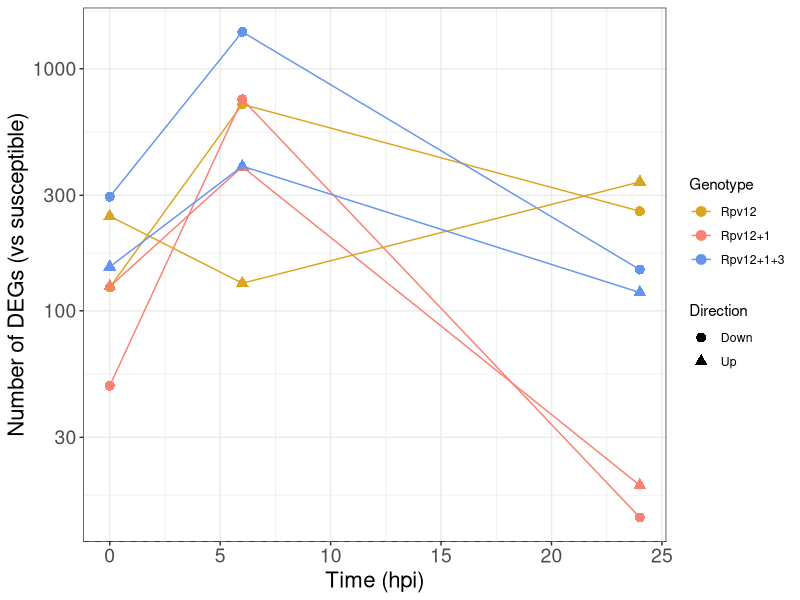
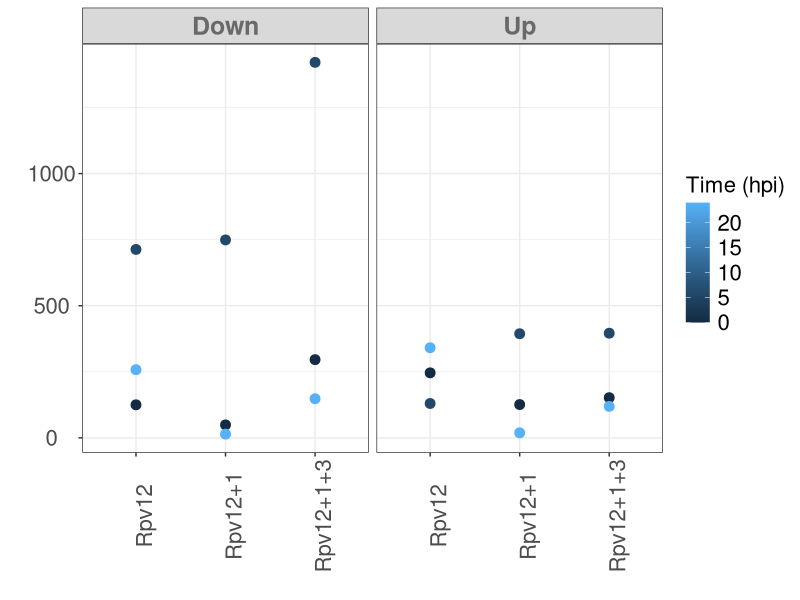

Generate these figures, in order, with R:
######################################## COUNTS OF DEGs #################
library(stats)
library(dplyr)
library(emmeans)
library(ggplot2)

##########################################################################
####### 3 GENOTYPES #######################

DEGs <- c(125,713,258,246,130,341,49,749,14,126,394,19,296,1421,148,152,396,119)
genotype <- c(rep("Rpv12",6),rep("Rpv12+1",6),rep("Rpv12+1+3",6))
timing <- rep(c(0,6,24),6)
direction <- rep(c("Down","Down","Down","Up","Up","Up"),3)
myCountDF <- as.data.frame(cbind(DEGs, genotype, timing, direction))

myCountDF$DEGs <- as.numeric(myCountDF$DEGs)
myCountDF$genotype <- factor(myCountDF$genotype)
myCountDF$timing <- factor(myCountDF$timing)
myCountDF$direction <- factor(myCountDF$direction)

str(myCountDF)

m1 <- glm(
  DEGs ~ genotype + timing + direction,
  family = quasipoisson(link = "log"),
  data = myCountDF
)

sum(residuals(m1, type="pearson")^2) / df.residual(m1) # 130.4372 

summary(m1)
# Coefficients:
# Estimate Std. Error t value Pr(>|t|)    
# (Intercept)         5.3451     0.4381  12.200 4.02e-08 ***
# genotypeRpv12+1    -0.2941     0.4105  -0.717  0.48735    
# genotypeRpv12+1+3   0.3340     0.3514   0.951  0.36054    
# timing24           -0.1005     0.5257  -0.191  0.85164    
# timing6             1.3418     0.4068   3.298  0.00636 ** 
# directionUp        -0.6740     0.3200  -2.106  0.05692 .  

# The model analyzes how much each resistant genotype diverges from the susceptible over time.
# The susceptible control defines the zero point, not a modeled group.
# The significant timing effect means that divergence from the susceptible changes strongly across infection time.
# The direction trend suggests more suppression than activation relative to the susceptible.
# The genotype effect being nonsignificant implies similar total transcriptomic divergence among resistant genotypes (differences may still occur in which genes, but not in the number).

anova(m1, test = "F")
# Df Deviance Resid. Df Resid. Dev       F   Pr(>F)   
# NULL                         17     5097.0                    
# genotype   2   370.79        15     4726.2  1.4213 0.279262   
# timing     2  2652.62        13     2073.6 10.1682 0.002612 **
# direction  1   611.90        12     1461.7  4.6911 0.051169 . 

# Timing significantly affects DEG counts (p < 0.001), while the effect of direction is weaker (p ≈ 0.1).
# Infection time greatly affects DEG counts

myCountDF$timing <- as.numeric(as.character(myCountDF$timing))

ggplot(myCountDF, aes(x = timing, y = DEGs,
                      color = genotype, shape = direction, group = interaction(genotype, direction))) +
  geom_point(size = 3) +
  geom_line() +
  geom_hline(yintercept = 0, linetype = "dashed") +
  scale_color_manual(values = c("Rpv12" = "goldenrod",
                                "Rpv12+1" = "salmon",
                                "Rpv12+1+3" = "cornflowerblue")) +
  scale_y_log10() +
  theme_bw() +
  labs(
    y = "Number of DEGs (vs susceptible)",
    x = "Time (hpi)",
    color = "Genotype",
    shape = "Direction"
  ) +
  theme(
    legend.position = "right",
    axis.text = element_text(size = 14),
    axis.title = element_text(size = 16)
  )

# DEGs_time_direction_genotypes.jpg

################## Q: Does the number of DEGs systematically increases with the number of loci. ##############
myCountDF$loci <- as.numeric(factor(myCountDF$genotype,
                                    levels = c("Rpv12", "Rpv12+1", "Rpv12+1+3")))
# loci = 1, 2, 3
m_loci <- glm(
  DEGs ~ loci + timing + direction,
  family = quasipoisson(link = "log"),
  data = myCountDF
)

summary(m_loci)
# Coefficients:
# Estimate Std. Error t value Pr(>|t|)    
# (Intercept)  5.84825    0.68044   8.595 5.89e-07 ***
# loci         0.19049    0.27868   0.684    0.505    
# timing      -0.02288    0.02406  -0.951    0.358    
# directionUp -0.67398    0.47683  -1.413    0.179    

# The non-significant loci trend means the overall DEG counts are not simply scaling with the number of introgressed loci.
# Across all time points and regulation directions, the total number of DEGs did not significantly increase with the number of introgressed loci (p = 0.505), although the direction of the slope (β = +0.19) suggested a mild upward trend (~21% more DEGs per additional locus).

## total transcriptional responsiveness differs by genotype/time - no direction 
agg <- aggregate(DEGs ~ genotype + timing, data = myCountDF, sum)
m_simple <- glm(DEGs ~ genotype * timing, family = quasipoisson, data = agg)
anova(m_simple, test = "F")
summary(m_simple)
# not significant
# That means the overall number of DEGs is not systematically explained by genotype, time, or up/down direction in a global sense.

library(ggplot2)

# svg("/home/veve/Dropbox/MendelUni_Vinselect/draft/Sections_by_VK/PLANT_BIOTECH_J/DGE_counts.svg", width = 14, height = 8)
par(mfrow=c(1,1), mar=c(5.5,3,1.5,1), mgp=c(2,0.75,0), cex.main=0.9, cex.lab=1, cex.axis=1)
ggplot(myCountDF, aes(x = as.factor(genotype), y = as.double(DEGs))) +
  geom_point(size = 3, aes(colour = timing)) +  # Boxplot aggregated by time_group
  labs(x = "", y = "", color = "Time (hpi)") +
  theme_bw() + theme(axis.text.x = element_text(angle = 90, hjust = 0.5, size=16), axis.text.y = element_text(hjust = 0.5, size=16), strip.text.x = element_text(size = 18, colour = "dimgray", face = "bold"), legend.text = element_text(size=16), legend.title=element_text(size=16)) + facet_wrap(~direction)
# dev.off()
# DEGs_direction_timing_genotypes.jpg

########################### timing effect separately per genotype ########
# Loop through cultivars
for (g in unique(myCountDF$genotype)) {
  cat("\n###", g, "###\n")
  df_sub <- myCountDF %>% filter(genotype == g)
  
  m_sub <- glm(
    DEGs ~ timing + direction,
    family = quasipoisson(link = "log"),
    data = df_sub
  )
  
  print(summary(m_sub))
  print(anova(m_sub, test = "F"))
}


### Rpv12 ###

# Call:
# glm(formula = DEGs ~ timing + direction, family = quasipoisson(link = "log"), data = df_sub)
# Coefficients:
# Estimate Std. Error t value Pr(>|t|)   
# (Intercept)  5.83038    0.55735  10.461  0.00186 **
# timing       0.00680    0.03258   0.209  0.84806   
# directionUp -0.42435    0.69066  -0.614  0.58240   
  
# (Dispersion parameter for quasipoisson family taken to be 206.7559)
# Null deviance: 684.00  on 5  degrees of freedom
# Residual deviance: 595.27  on 3  degrees of freedom
# AIC: NA

# Df Deviance Resid. Df Resid. Dev      F Pr(>F)
# NULL                          5     684.00              
# timing     1    8.915         4     675.09 0.0431 0.8488
# direction  1   79.816         3     595.27 0.3860 0.5784

### Rpv12+1 ###

# Call:
# glm(formula = DEGs ~ timing + direction, family = quasipoisson(link = "log"), data = df_sub)
# Coefficients:
# Estimate Std. Error t value Pr(>|t|)   
# (Intercept)  5.99031    0.86988   6.886  0.00627 **
# timing      -0.05083    0.07361  -0.691  0.53946   
# directionUp -0.40978    1.20880  -0.339  0.75695   
# (Dispersion parameter for quasipoisson family taken to be 473.3659)
# Null deviance: 1773.9  on 5  degrees of freedom
# Residual deviance: 1443.9  on 3  degrees of freedom
# AIC: NA

# Df Deviance Resid. Df Resid. Dev      F Pr(>F)
# NULL                          5     1773.9              
# timing     1  274.457         4     1499.4 0.5798 0.5018
# direction  1   55.548         3     1443.8 0.1173 0.7545

### Rpv12+1+3 ###

# Call:
# glm(formula = DEGs ~ timing + direction, family = quasipoisson(link = "log"), data = df_sub)

# Coefficients:
# Estimate Std. Error t value Pr(>|t|)   
# (Intercept)  6.71943    0.61468  10.932  0.00164 **
# timing      -0.03440    0.04968  -0.692  0.53847   
# directionUp -1.02823    0.99816  -1.030  0.37874   
# (Dispersion parameter for quasipoisson family taken to be 489.4913)
# Null deviance: 2268.3  on 5  degrees of freedom
# Residual deviance: 1415.6  on 3  degrees of freedom
# AIC: NA

# Df Deviance Resid. Df Resid. Dev      F Pr(>F)
# NULL                          5     2268.3              
# timing     1   262.56         4     2005.8 0.5364 0.5170
# direction  1   590.13         3     1415.6 1.2056 0.3524

######## Compare cultivars at the same time point
for (t in unique(myCountDF$timing)) {
  cat("\n### Time:", t, "hpi ###\n")
  df_sub <- myCountDF %>% filter(timing == t)
  
  m_sub <- glm(
    DEGs ~ genotype + direction,
    family = quasipoisson(link = "log"),
    data = df_sub
  )
  
  print(summary(m_sub))
  print(anova(m_sub, test = "F"))
  
  emm <- emmeans(m_sub, ~ genotype | direction)
  print(pairs(emm, adjust = "tukey"))
}

### Time: 0 hpi ###
# Call: glm(formula = DEGs ~ genotype + direction, family = quasipoisson(link = "log"), data = df_sub)
# Coefficients:
# Estimate Std. Error t value Pr(>|t|)   
# (Intercept)         5.1672     0.4726  10.933  0.00826 **
# genotypeRpv12+1    -0.7514     0.7015  -1.071  0.39624   
# genotypeRpv12+1+3   0.1886     0.5370   0.351  0.75899   
# directionUp         0.1088     0.4860   0.224  0.84370   
# (Dispersion parameter for quasipoisson family taken to be 58.52073)
# Null deviance: 253.16  on 5  degrees of freedom
# Residual deviance: 119.45  on 2  degrees of freedom
# AIC: NA
# Df Deviance Resid. Df Resid. Dev      F Pr(>F)
# NULL                          5     253.16              
# genotype   2  130.779         3     122.38 1.1174 0.4723
# direction  1    2.935         2     119.44 0.0502 0.8436

# direction = Down:
# contrast                estimate    SE  df z.ratio p.value
# Rpv12 - (Rpv12+1)          0.751 0.702 Inf   1.071  0.5320
# Rpv12 - (Rpv12+1+3)       -0.189 0.537 Inf  -0.351  0.9343
# (Rpv12+1) - (Rpv12+1+3)   -0.940 0.682 Inf  -1.378  0.3522

# direction = Up:
# contrast                estimate    SE  df z.ratio p.value
# Rpv12 - (Rpv12+1)          0.751 0.702 Inf   1.071  0.5320
# Rpv12 - (Rpv12+1+3)       -0.189 0.537 Inf  -0.351  0.9343
# (Rpv12+1) - (Rpv12+1+3)   -0.940 0.682 Inf  -1.378  0.3522

### Time: 6 hpi ###
# Call: glm(formula = DEGs ~ genotype + direction, family = quasipoisson(link = "log"), data = df_sub)
# Coefficients:
# Estimate Std. Error t value Pr(>|t|)   
# (Intercept)         6.4600     0.2606  24.792  0.00162 **
# genotypeRpv12+1     0.3044     0.3319   0.917  0.45586   
# genotypeRpv12+1+3   0.7680     0.3047   2.521  0.12789   
# directionUp        -1.1422     0.2768  -4.126  0.05403 . 
# (Dispersion parameter for quasipoisson family taken to be 53.45317)
# Null deviance: 1553.28  on 5  degrees of freedom
# Residual deviance:  105.63  on 2  degrees of freedom
# AIC: NA
# Df Deviance Resid. Df Resid. Dev      F  Pr(>F)  
# NULL                          5    1553.28                 
# genotype   2   383.79         3    1169.49  3.590 0.21787  
# direction  1  1063.86         2     105.63 19.903 0.04675 *

# direction = Down:
# contrast                estimate    SE  df z.ratio p.value
# Rpv12 - (Rpv12+1)         -0.304 0.332 Inf  -0.917  0.6294
# Rpv12 - (Rpv12+1+3)       -0.768 0.305 Inf  -2.521  0.0314*
# (Rpv12+1) - (Rpv12+1+3)   -0.464 0.276 Inf  -1.679  0.2131

# direction = Up:
# contrast                estimate    SE  df z.ratio p.value
# Rpv12 - (Rpv12+1)         -0.304 0.332 Inf  -0.917  0.6294
# Rpv12 - (Rpv12+1+3)       -0.768 0.305 Inf  -2.521  0.0314*
# (Rpv12+1) - (Rpv12+1+3)   -0.464 0.276 Inf  -1.679  0.2131

### Time: 24 hpi ###
# Call: glm(formula = DEGs ~ genotype + direction, family = quasipoisson(link = "log"), data = df_sub)
# Coefficients:
# Estimate Std. Error t value Pr(>|t|)    
# (Intercept)         5.6342     0.1305  43.187 0.000536 ***
# genotypeRpv12+1    -2.8988     0.4304  -6.736 0.021339 *  
# genotypeRpv12+1+3  -0.8080     0.1771  -4.562 0.044838 *  
# directionUp         0.1314     0.1609   0.817 0.499782    
# (Dispersion parameter for quasipoisson family taken to be 5.793023)
# Null deviance: 637.94  on 5  degrees of freedom
# Residual deviance:  11.58  on 2  degrees of freedom
# AIC: NA
# Df Deviance Resid. Df Resid. Dev       F  Pr(>F)  
# NULL                          5     637.94                  
# genotype   2   622.48         3      15.45 53.7268 0.01827 *
# direction  1     3.87         2      11.58  0.6689 0.49938  

# direction = Down:
# contrast                estimate    SE  df z.ratio p.value
# Rpv12 - (Rpv12+1)          2.899 0.430 Inf   6.736  <.0001
# Rpv12 - (Rpv12+1+3)        0.808 0.177 Inf   4.562  <.0001
# (Rpv12+1) - (Rpv12+1+3)   -2.091 0.444 Inf  -4.708  <.0001

# direction = Up:
# contrast                estimate    SE  df z.ratio p.value
# Rpv12 - (Rpv12+1)          2.899 0.430 Inf   6.736  <.0001
# Rpv12 - (Rpv12+1+3)        0.808 0.177 Inf   4.562  <.0001
# (Rpv12+1) - (Rpv12+1+3)   -2.091 0.444 Inf  -4.708  <.0001

##########################################################################################################
################# ACROSS GROUPS OF GENE CATEGORIES ##########################

DEGsBig <- read.csv("data_files/DEGs_perGroup_timing_direction.csv", sep="\t")

### Abbreviations
## Timing (gene category):
# IEV - significant DE change at 0, or 0 and 6 hpi
# ER - significant DE change at 6 and 24 hpi
# LR - significant DE change at 24 hpi
# TRS - significant DE change at 6 hpi
# Sch - significant DE change maintained over the time (0, 6 and 24 hpi)
## Groups
# I - pattern of timing (gene category) shared across all 3 genotypes
# II - shared by Rpv12 and Rpv12+1
# III - shared by Rpv12+1 and Rpv12+1+3
# IV - shared by Rpv12 and Rpv12+1+3
# Va - specific to Rpv12
# Vb - specific to Rpv12+1
# Vc - specific to Rpv12+1+3
# VI - complex patterns across cultivars

# Full model with all 2-way interactions (avoid 3-way to keep df > 0)
totalDEGs_perGroup <- aggregate(DEGsBig$DEGs, by = list(DEGsBig$groups), FUN=sum)
colnames(totalDEGs_perGroup) <-c("Group", "totalDEGs")
# Group    totalDEGs
# 1       I   97
# 2      II  141
# 3     III  227
# 4      IV  324
# 5      Va  668
# 6      Vb  586
# 7      Vc 1084
sum(totalDEGs_perGroup$totalDEGs)
# 3 127 - simple DE patterns

# DEGs = counts   = number of DE genes in the cell (integer)
# total   = total DEGs for that stratum (the denominator/exposure)
# timing, genotype, direction = predictors (factors)
# to test proportion of DEGs per category

mqb <- glm(
  cbind(DEGs, total_per_group - DEGs) ~ timing + groups + direction,
  family = quasibinomial(link = "logit"),
  data = DEGsBig
)

summary(mqb)
# Coefficients:
# Estimate Std. Error t value Pr(>|t|)    
# (Intercept) -4.554e+00  1.285e+00  -3.545 0.000784 ***
# timingIEV    2.623e+00  1.059e+00   2.478 0.016140 *  
# timingLR     2.275e+00  1.073e+00   2.120 0.038253 *  
# timingSch   -1.246e-01  1.480e+00  -0.084 0.933194    
# timingTSR    4.407e+00  1.032e+00   4.272  7.3e-05 ***
# groupsII     1.205e-12  1.036e+00   0.000 1.000000    
# groupsIII    3.739e-11  9.527e-01   0.000 1.000000    
# groupsIV     1.849e-11  9.090e-01   0.000 1.000000    
# groupsVa     7.707e-11  8.533e-01   0.000 1.000000    
# groupsVb     8.232e-12  8.609e-01   0.000 1.000000    
# groupsVc    -4.305e-12  8.323e-01   0.000 1.000000    
# directionUp -1.146e+00  2.976e-01  -3.849 0.000298 ***
# Dispersion parameter for quasibinomial family taken to be 43.8516

anova(mqb, test = "F")
#Df Deviance Resid. Df Resid. Dev      F    Pr(>F)    
# NULL                         69     7649.9                     
# timing     4   4776.4        65     2873.5 27.231 9.679e-13 ***
# groups     6      0.0        59     2873.5  0.000 1.0000000    
# direction  1    705.8        58     2167.6 16.096 0.0001747 ***

# Timing: Highly significant — the relative proportion of DEGs differs strongly across infection phases. 
# → Indicates major temporal structure in transcriptomic responses (some phases have far more DEGs).

# Direction: Significant — upregulated vs downregulated genes differ in prevalence.
# → Downregulated genes dominate globally.

# Groups: Non-significant — the pattern of shared vs specific DEGs across cultivars does not affect overall DEG proportions.

emm <- emmeans(mqb, ~ timing | direction)
pairs(emm, adjust = "tukey")  
## direction = Down:
# contrast  estimate    SE  df z.ratio p.value
# ER - IEV    -2.623 1.060 Inf  -2.478  0.0956
# ER - LR     -2.275 1.070 Inf  -2.120  0.2112
# ER - Sch     0.125 1.480 Inf   0.084  1.0000
# ER - TSR    -4.407 1.030 Inf  -4.272  0.0002
# IEV - LR     0.348 0.463 Inf   0.753  0.9437
# IEV - Sch    2.748 1.120 Inf   2.453  0.1015
# IEV - TSR   -1.784 0.356 Inf  -5.010  <.0001
# LR - Sch     2.400 1.130 Inf   2.117  0.2128
# LR - TSR    -2.133 0.397 Inf  -5.374  <.0001
# Sch - TSR   -4.532 1.090 Inf  -4.140  0.0003

## direction = Up:
# contrast  estimate    SE  df z.ratio p.value
# ER - IEV    -2.623 1.060 Inf  -2.478  0.0956
# ER - LR     -2.275 1.070 Inf  -2.120  0.2112
# ER - Sch     0.125 1.480 Inf   0.084  1.0000
# ER - TSR    -4.407 1.030 Inf  -4.272  0.0002
# IEV - LR     0.348 0.463 Inf   0.753  0.9437
# IEV - Sch    2.748 1.120 Inf   2.453  0.1015
# IEV - TSR   -1.784 0.356 Inf  -5.010  <.0001
# LR - Sch     2.400 1.130 Inf   2.117  0.2128
# LR - TSR    -2.133 0.397 Inf  -5.374  <.0001
# Sch - TSR   -4.532 1.090 Inf  -4.140  0.0003

# Results are averaged over the levels of: groups 

## Interpretation:
# Significant timing → certain transcriptomic phases dominate (e.g., TRS vs. IEV).
# Significant direction → asymmetric up/down regulation.
# Nonsignificant groups

######## Compare groups at the same time point
for (t in unique(DEGsBig$timing)) {
  cat("\n### Time:", t, "hpi ###\n")
  df_sub <- DEGsBig %>% filter(timing == t)
  
  m_sub <- glm(
    DEGs ~ groups + direction,
    family = quasipoisson(link = "log"),
    data = df_sub
  )
  
  print(summary(m_sub))
  print(anova(m_sub, test = "F"))
  
  emm <- emmeans(m_sub, ~ groups | direction)
  print(pairs(emm, adjust = "tukey"))
}

### Time: IEV (0 or 0+6 hpi) ###
# Call: glm(formula = DEGs ~ groups + direction, family = quasipoisson(link = "log"), data = df_sub)
# Coefficients:
# Estimate Std. Error t value Pr(>|t|)
# (Intercept)   0.3516     2.4305   0.145    0.890
# groupsII      1.2040     2.7626   0.436    0.678
# groupsIII     0.6931     2.9675   0.234    0.823
# groupsIV      1.9924     2.5829   0.771    0.470
# groupsVa      4.1537     2.4419   1.701    0.140
# groupsVb      3.5458     2.4577   1.443    0.199
# groupsVc      4.1897     2.4413   1.716    0.137
# directionUp   0.1050     0.3637   0.289    0.783

# (Dispersion parameter for quasipoisson family taken to be 17.61246)
# Null deviance: 758.33  on 13  degrees of freedom
# Residual deviance: 109.39  on  6  degrees of freedom
# AIC: NA

# Df Deviance Resid. Df Resid. Dev      F  Pr(>F)  
# NULL                         13     758.33                 
# groups     6   647.48         7     110.86 6.1271 0.02214 *
# direction  1     1.47         6     109.39 0.0834 0.78246  

# direction = Down:
# contrast estimate    SE  df z.ratio p.value
# I - II     -1.204 2.760 Inf  -0.436  0.9995
# I - III    -0.693 2.970 Inf  -0.234  1.0000
# I - IV     -1.992 2.580 Inf  -0.771  0.9876
# I - Va     -4.154 2.440 Inf  -1.701  0.6154
# I - Vb     -3.546 2.460 Inf  -1.443  0.7785
# I - Vc     -4.190 2.440 Inf  -1.716  0.6051
# II - III    0.511 2.170 Inf   0.236  1.0000
# II - IV    -0.788 1.600 Inf  -0.493  0.9990
# II - Va    -2.950 1.360 Inf  -2.167  0.3138
# II - Vb    -2.342 1.390 Inf  -1.685  0.6259
# II - Vc    -2.986 1.360 Inf  -2.195  0.2981
# III - IV   -1.299 1.930 Inf  -0.672  0.9941
# III - Va   -3.461 1.740 Inf  -1.989  0.4217
# III - Vb   -2.853 1.760 Inf  -1.619  0.6700
# III - Vc   -3.497 1.740 Inf  -2.011  0.4078
# IV - Va    -2.161 0.945 Inf  -2.287  0.2500
# IV - Vb    -1.553 0.985 Inf  -1.577  0.6970
# IV - Vc    -2.197 0.943 Inf  -2.330  0.2297
# Va - Vb     0.608 0.511 Inf   1.189  0.8987
# Va - Vc    -0.036 0.426 Inf  -0.085  1.0000
# Vb - Vc    -0.644 0.508 Inf  -1.267  0.8671

# direction = Up:
# contrast estimate    SE  df z.ratio p.value
# I - II     -1.204 2.760 Inf  -0.436  0.9995
# I - III    -0.693 2.970 Inf  -0.234  1.0000
# I - IV     -1.992 2.580 Inf  -0.771  0.9876
# I - Va     -4.154 2.440 Inf  -1.701  0.6154
# I - Vb     -3.546 2.460 Inf  -1.443  0.7785
# I - Vc     -4.190 2.440 Inf  -1.716  0.6051
# II - III    0.511 2.170 Inf   0.236  1.0000
# II - IV    -0.788 1.600 Inf  -0.493  0.9990
# II - Va    -2.950 1.360 Inf  -2.167  0.3138
# II - Vb    -2.342 1.390 Inf  -1.685  0.6259
# II - Vc    -2.986 1.360 Inf  -2.195  0.2981
# III - IV   -1.299 1.930 Inf  -0.672  0.9941
# III - Va   -3.461 1.740 Inf  -1.989  0.4217
# III - Vb   -2.853 1.760 Inf  -1.619  0.6700
# III - Vc   -3.497 1.740 Inf  -2.011  0.4078
# IV - Va    -2.161 0.945 Inf  -2.287  0.2500
# IV - Vb    -1.553 0.985 Inf  -1.577  0.6970
# IV - Vc    -2.197 0.943 Inf  -2.330  0.2297
# Va - Vb     0.608 0.511 Inf   1.189  0.8987
# Va - Vc    -0.036 0.426 Inf  -0.085  1.0000
# Vb - Vc    -0.644 0.508 Inf  -1.267  0.8671

### Time: ER hpi ###

# Call: glm(formula = DEGs ~ groups + direction, family = quasipoisson(link = "log"), data = df_sub)
# Coefficients:
# Estimate Std. Error t value Pr(>|t|)  
# (Intercept)    0.5955     0.6735   0.884   0.4106  
# groupsII      -1.0986     1.3172  -0.834   0.4362  
# groupsIII    -18.6783  4543.8337  -0.004   0.9969  
# groupsIV       1.0986     0.7605   1.445   0.1987  
# groupsVa       0.8473     0.7872   1.076   0.3231  
# groupsVb      -0.4055     1.0413  -0.389   0.7104  
# groupsVc       1.9459     0.7041   2.764   0.0327 * - Rpv12+1+3 specific group
# directionUp   -0.4249     0.3558  -1.194   0.2775  
# (Dispersion parameter for quasipoisson family taken to be 1.301252) - very small - nearly Poisson distr.

# Null deviance: 58.7249  on 13  degrees of freedom
# Residual deviance:  8.9151  on  6  degrees of freedom
# AIC: NA

# Df Deviance Resid. Df Resid. Dev      F  Pr(>F)  
# NULL                         13     58.725                 
# groups     6   47.912         7     10.813 6.1367 0.02205 *
# direction  1    1.898         6      8.915 1.4584 0.27263  

# direction = Down:
# contrast estimate       SE  df z.ratio p.value
# I - II      1.099    1.320 Inf   0.834  0.9814
# I - III    18.678 4540.000 Inf   0.004  1.0000
# I - IV     -1.099    0.760 Inf  -1.445  0.7774
# I - Va     -0.847    0.787 Inf  -1.076  0.9351
# I - Vb      0.405    1.040 Inf   0.389  0.9997
# I - Vc     -1.946    0.704 Inf  -2.764  0.0832
# II - III   17.580 4540.000 Inf   0.004  1.0000
# II - IV    -2.197    1.200 Inf  -1.827  0.5294
# II - Va    -1.946    1.220 Inf  -1.596  0.6852
# II - Vb    -0.693    1.400 Inf  -0.496  0.9989
# II - Vc    -3.045    1.170 Inf  -2.608  0.1236
# III - IV  -19.777 4540.000 Inf  -0.004  1.0000
# III - Va  -19.526 4540.000 Inf  -0.004  1.0000
# III - Vb  -18.273 4540.000 Inf  -0.004  1.0000
# III - Vc  -20.624 4540.000 Inf  -0.005  1.0000
# IV - Va     0.251    0.575 Inf   0.437  0.9995
# IV - Vb     1.504    0.892 Inf   1.687  0.6250
# IV - Vc    -0.847    0.454 Inf  -1.864  0.5042
# Va - Vb     1.253    0.915 Inf   1.370  0.8181
# Va - Vc    -1.099    0.498 Inf  -2.207  0.2917
# Vb - Vc    -2.351    0.844 Inf  -2.785  0.0785

# direction = Up:
# contrast estimate       SE  df z.ratio p.value
# I - II      1.099    1.320 Inf   0.834  0.9814
# I - III    18.678 4540.000 Inf   0.004  1.0000
# I - IV     -1.099    0.760 Inf  -1.445  0.7774
# I - Va     -0.847    0.787 Inf  -1.076  0.9351
# I - Vb      0.405    1.040 Inf   0.389  0.9997
# I - Vc     -1.946    0.704 Inf  -2.764  0.0832
# II - III   17.580 4540.000 Inf   0.004  1.0000
# II - IV    -2.197    1.200 Inf  -1.827  0.5294
# II - Va    -1.946    1.220 Inf  -1.596  0.6852
# II - Vb    -0.693    1.400 Inf  -0.496  0.9989
# II - Vc    -3.045    1.170 Inf  -2.608  0.1236
# III - IV  -19.777 4540.000 Inf  -0.004  1.0000
# III - Va  -19.526 4540.000 Inf  -0.004  1.0000
# III - Vb  -18.273 4540.000 Inf  -0.004  1.0000
# III - Vc  -20.624 4540.000 Inf  -0.005  1.0000
# IV - Va     0.251    0.575 Inf   0.437  0.9995
# IV - Vb     1.504    0.892 Inf   1.687  0.6250
# IV - Vc    -0.847    0.454 Inf  -1.864  0.5042
# Va - Vb     1.253    0.915 Inf   1.370  0.8181
# Va - Vc    -1.099    0.498 Inf  -2.207  0.2917
# Vb - Vc    -2.351    0.844 Inf  -2.785  0.0785


### Time: TSR hpi ###
# Call: glm(formula = DEGs ~ groups + direction, family = quasipoisson(link = "log"), data = df_sub)

#Coefficients:
# Estimate Std. Error t value Pr(>|t|)    
# (Intercept)   4.2752     0.6747   6.337 0.000723 ***
# groupsII      0.3556     0.8755   0.406 0.698760    
# groupsIII     0.9050     0.7956   1.137 0.298732    
# groupsIV      0.9004     0.7962   1.131 0.301241    
# groupsVa      0.8344     0.8040   1.038 0.339366    
# groupsVb      1.6726     0.7317   2.286 0.062288 .  
# groupsVc      2.1821     0.7082   3.081 0.021630 *  
# directionUp  -1.4359     0.3489  -4.116 0.006245 ** 
# (Dispersion parameter for quasipoisson family taken to be 40.11359)
# Null deviance: 2157.61  on 13  degrees of freedom
# Residual deviance:  244.15  on  6  degrees of freedom
# Df Deviance Resid. Df Resid. Dev       F   Pr(>F)   
# NULL                         13    2157.61                    
# groups     6  1048.23         7    1109.39  4.3552 0.048237 * 
# direction  1   865.24         6     244.15 21.5697 0.003525 **

# direction = Down:
# contrast estimate    SE  df z.ratio p.value
# I - II   -0.35555 0.876 Inf  -0.406  0.9997
# I - III  -0.90499 0.796 Inf  -1.137  0.9166
# I - IV   -0.90044 0.796 Inf  -1.131  0.9187
# I - Va   -0.83437 0.804 Inf  -1.038  0.9453
# I - Vb   -1.67257 0.732 Inf  -2.286  0.2507
# I - Vc   -2.18213 0.708 Inf  -3.081  0.0337
# II - III -0.54944 0.706 Inf  -0.778  0.9870
# II - IV  -0.54488 0.706 Inf  -0.771  0.9876
# II - Va  -0.47882 0.715 Inf  -0.669  0.9942
# II - Vb  -1.31702 0.633 Inf  -2.081  0.3639
# II - Vc  -1.82658 0.606 Inf  -3.016  0.0410
# III - IV  0.00456 0.605 Inf   0.008  1.0000
# III - Va  0.07062 0.615 Inf   0.115  1.0000
# III - Vb -0.76758 0.517 Inf  -1.486  0.7536
# III - Vc -1.27714 0.483 Inf  -2.645  0.1128
# IV - Va   0.06606 0.616 Inf   0.107  1.0000
# IV - Vb  -0.77214 0.517 Inf  -1.492  0.7498
# IV - Vc  -1.28169 0.484 Inf  -2.650  0.1115
# Va - Vb  -0.83820 0.529 Inf  -1.583  0.6932
# Va - Vc  -1.34776 0.497 Inf  -2.714  0.0946
# Vb - Vc  -0.50956 0.368 Inf  -1.384  0.8104

# direction = Up:
# contrast estimate    SE  df z.ratio p.value
# I - II   -0.35555 0.876 Inf  -0.406  0.9997
# I - III  -0.90499 0.796 Inf  -1.137  0.9166
# I - IV   -0.90044 0.796 Inf  -1.131  0.9187
# I - Va   -0.83437 0.804 Inf  -1.038  0.9453
# I - Vb   -1.67257 0.732 Inf  -2.286  0.2507
# I - Vc   -2.18213 0.708 Inf  -3.081  0.0337
# II - III -0.54944 0.706 Inf  -0.778  0.9870
# II - IV  -0.54488 0.706 Inf  -0.771  0.9876
# II - Va  -0.47882 0.715 Inf  -0.669  0.9942
# II - Vb  -1.31702 0.633 Inf  -2.081  0.3639
# II - Vc  -1.82658 0.606 Inf  -3.016  0.0410
# III - IV  0.00456 0.605 Inf   0.008  1.0000
# III - Va  0.07062 0.615 Inf   0.115  1.0000
# III - Vb -0.76758 0.517 Inf  -1.486  0.7536
# III - Vc -1.27714 0.483 Inf  -2.645  0.1128
# IV - Va   0.06606 0.616 Inf   0.107  1.0000
# IV - Vb  -0.77214 0.517 Inf  -1.492  0.7498
# IV - Vc  -1.28169 0.484 Inf  -2.650  0.1115
# Va - Vb  -0.83820 0.529 Inf  -1.583  0.6932
# Va - Vc  -1.34776 0.497 Inf  -2.714  0.0946
# Vb - Vc  -0.50956 0.368 Inf  -1.384  0.8104

### Time: LR ###
# Call: glm(formula = DEGs ~ groups + direction, family = quasipoisson(link = "log"), data = df_sub)
# Coefficients:
# Estimate Std. Error t value Pr(>|t|)    
# (Intercept)  -0.0555     0.5761  -0.096  0.92639    
# groupsII      0.4055     0.7416   0.547  0.60428    
# groupsIII    -0.6932     0.9950  -0.697  0.51210    
# groupsIV      3.2958     0.5850   5.634  0.00134 ** 
# groupsVa      4.8714     0.5766   8.448  0.00015 ***
# groupsVb      1.0986     0.6633   1.656  0.14875    
# groupsVc      3.4340     0.5836   5.884  0.00107 ** 
# directionUp   0.1081     0.0825   1.310  0.23812    
# (Dispersion parameter for quasipoisson family taken to be 0.6599888)
# Null deviance: 757.867  on 13  degrees of freedom
# Residual deviance:   4.359  on  6  degrees of freedom
# Df Deviance Resid. Df Resid. Dev        F    Pr(>F)    
# NULL                         13     757.87                       
# groups     6   752.37         7       5.49 189.9965 1.424e-06 ***
# direction  1     1.13         6       4.36   1.7186    0.2378    

# direction = Down:
# contrast estimate    SE  df z.ratio p.value
# I - II     -0.405 0.742 Inf  -0.547  0.9981
# I - III     0.693 0.995 Inf   0.697  0.9928
# I - IV     -3.296 0.585 Inf  -5.634  <.0001
# I - Va     -4.871 0.577 Inf  -8.448  <.0001
# I - Vb     -1.099 0.663 Inf  -1.656  0.6454
# I - Vc     -3.434 0.584 Inf  -5.884  <.0001
# II - III    1.099 0.938 Inf   1.171  0.9051
# II - IV    -2.890 0.482 Inf  -5.998  <.0001
# II - Va    -4.466 0.472 Inf  -9.467  <.0001
# II - Vb    -0.693 0.574 Inf  -1.207  0.8919
# II - Vc    -3.029 0.480 Inf  -6.306  <.0001
# III - IV   -3.989 0.820 Inf  -4.865  <.0001
# III - Va   -5.565 0.814 Inf  -6.836  <.0001
# III - Vb   -1.792 0.877 Inf  -2.042  0.3880
# III - Vc   -4.127 0.819 Inf  -5.040  <.0001
# IV - Va    -1.576 0.121 Inf -12.972  <.0001
# IV - Vb     2.197 0.350 Inf   6.285  <.0001
# IV - Vc    -0.138 0.151 Inf  -0.914  0.9706
# Va - Vb     3.773 0.335 Inf  11.247  <.0001
# Va - Vc     1.437 0.115 Inf  12.523  <.0001
# Vb - Vc    -2.335 0.347 Inf  -6.724  <.0001

# direction = Up:
# contrast estimate    SE  df z.ratio p.value
# I - II     -0.405 0.742 Inf  -0.547  0.9981
# I - III     0.693 0.995 Inf   0.697  0.9928
# I - IV     -3.296 0.585 Inf  -5.634  <.0001
# I - Va     -4.871 0.577 Inf  -8.448  <.0001
# I - Vb     -1.099 0.663 Inf  -1.656  0.6454
# I - Vc     -3.434 0.584 Inf  -5.884  <.0001
# II - III    1.099 0.938 Inf   1.171  0.9051
# II - IV    -2.890 0.482 Inf  -5.998  <.0001
# II - Va    -4.466 0.472 Inf  -9.467  <.0001
# II - Vb    -0.693 0.574 Inf  -1.207  0.8919
# II - Vc    -3.029 0.480 Inf  -6.306  <.0001
# III - IV   -3.989 0.820 Inf  -4.865  <.0001
# III - Va   -5.565 0.814 Inf  -6.836  <.0001
# III - Vb   -1.792 0.877 Inf  -2.042  0.3880
# III - Vc   -4.127 0.819 Inf  -5.040  <.0001
# IV - Va    -1.576 0.121 Inf -12.972  <.0001
# IV - Vb     2.197 0.350 Inf   6.285  <.0001
# IV - Vc    -0.138 0.151 Inf  -0.914  0.9706
# Va - Vb     3.773 0.335 Inf  11.247  <.0001
# Va - Vc     1.437 0.115 Inf  12.523  <.0001
# Vb - Vc    -2.335 0.347 Inf  -6.724  <.0001

### Time: Sch hpi ###
# Call: glm(formula = DEGs ~ groups + direction, family = quasipoisson(link = "log"), data = df_sub)
# Coefficients:
# Estimate Std. Error t value Pr(>|t|)
# (Intercept) -2.030e+01  1.165e+04  -0.002    0.999
# groupsII     1.672e-07  1.647e+04   0.000    1.000
# groupsIII    1.673e-07  1.647e+04   0.000    1.000
# groupsIV     2.260e+01  1.165e+04   0.002    0.999
# groupsVa     2.099e+01  1.165e+04   0.002    0.999
# groupsVb     1.673e-07  1.647e+04   0.000    1.000
# groupsVc     2.224e+01  1.165e+04   0.002    0.999
# directionUp -6.256e-16  3.447e-01   0.000    1.000
# (Dispersion parameter for quasipoisson family taken to be 1.128571)
# Null deviance: 84.6480  on 13  degrees of freedom
# Residual deviance:  8.4021  on  6  degrees of freedom
# Df Deviance Resid. Df Resid. Dev     F   Pr(>F)   
# NULL                         13     84.648                  
# groups     6   76.246         7      8.402 11.26 0.004784 **
# direction  1    0.000         6      8.402  0.00 1.000000   

# direction = Down:
# contrast estimate       SE  df z.ratio p.value
# I - II      0.000 1.65e+04 Inf   0.000  1.0000
# I - III     0.000 1.65e+04 Inf   0.000  1.0000
# I - IV    -22.600 1.16e+04 Inf  -0.002  1.0000
# I - Va    -20.991 1.16e+04 Inf  -0.002  1.0000
# I - Vb      0.000 1.65e+04 Inf   0.000  1.0000
# I - Vc    -22.244 1.16e+04 Inf  -0.002  1.0000
# II - III    0.000 1.65e+04 Inf   0.000  1.0000
# II - IV   -22.600 1.16e+04 Inf  -0.002  1.0000
# II - Va   -20.991 1.16e+04 Inf  -0.002  1.0000
# II - Vb     0.000 1.65e+04 Inf   0.000  1.0000
# II - Vc   -22.244 1.16e+04 Inf  -0.002  1.0000
# III - IV  -22.600 1.16e+04 Inf  -0.002  1.0000
# III - Va  -20.991 1.16e+04 Inf  -0.002  1.0000
# III - Vb    0.000 1.65e+04 Inf   0.000  1.0000
# III - Vc  -22.244 1.16e+04 Inf  -0.002  1.0000
# IV - Va     1.609 5.82e-01 Inf   2.766  0.0827
# IV - Vb    22.600 1.16e+04 Inf   0.002  1.0000
# IV - Vc     0.357 3.70e-01 Inf   0.963  0.9617
# Va - Vb    20.991 1.16e+04 Inf   0.002  1.0000
# Va - Vc    -1.253 6.02e-01 Inf  -2.080  0.3646
# Vb - Vc   -22.244 1.16e+04 Inf  -0.002  1.0000

# direction = Up:
# contrast estimate       SE  df z.ratio p.value
# I - II      0.000 1.65e+04 Inf   0.000  1.0000
# I - III     0.000 1.65e+04 Inf   0.000  1.0000
# I - IV    -22.600 1.16e+04 Inf  -0.002  1.0000
# I - Va    -20.991 1.16e+04 Inf  -0.002  1.0000
# I - Vb      0.000 1.65e+04 Inf   0.000  1.0000
# I - Vc    -22.244 1.16e+04 Inf  -0.002  1.0000
# II - III    0.000 1.65e+04 Inf   0.000  1.0000
# II - IV   -22.600 1.16e+04 Inf  -0.002  1.0000
# II - Va   -20.991 1.16e+04 Inf  -0.002  1.0000
# II - Vb     0.000 1.65e+04 Inf   0.000  1.0000
# II - Vc   -22.244 1.16e+04 Inf  -0.002  1.0000
# III - IV  -22.600 1.16e+04 Inf  -0.002  1.0000
# III - Va  -20.991 1.16e+04 Inf  -0.002  1.0000
# III - Vb    0.000 1.65e+04 Inf   0.000  1.0000
# III - Vc  -22.244 1.16e+04 Inf  -0.002  1.0000
# IV - Va     1.609 5.82e-01 Inf   2.766  0.0827
# IV - Vb    22.600 1.16e+04 Inf   0.002  1.0000
# IV - Vc     0.357 3.70e-01 Inf   0.963  0.9617
# Va - Vb    20.991 1.16e+04 Inf   0.002  1.0000
# Va - Vc    -1.253 6.02e-01 Inf  -2.080  0.3646
# Vb - Vc   -22.244 1.16e+04 Inf  -0.002  1.0000
